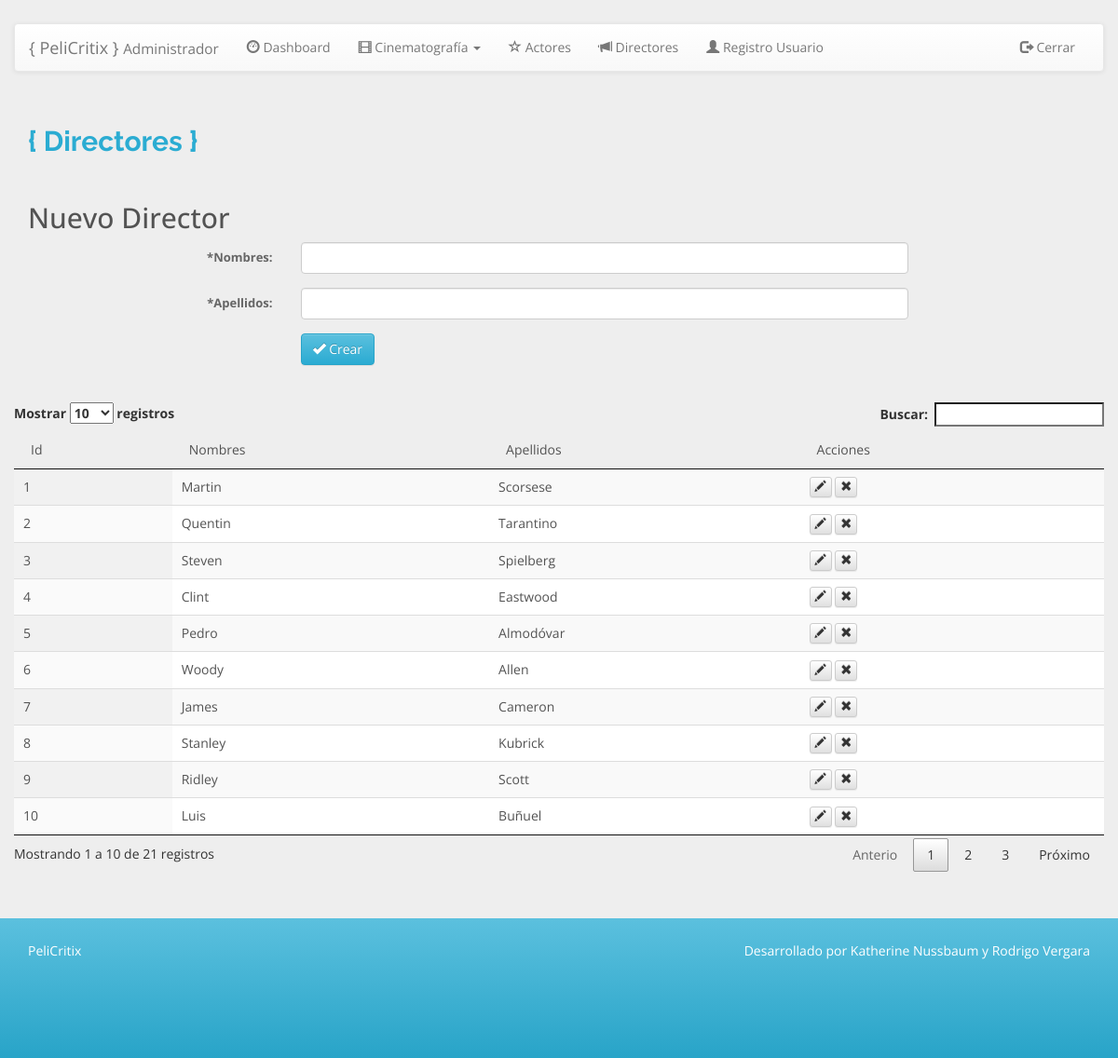
Screenshot of /vista/admin/directores.php with the database file from the repository.
### tables this page shows
CREATE TABLE `directores` (
  `director_id` int(10) NOT NULL,
  `nombre` varchar(100) NOT NULL,
  `apellido` varchar(100) NOT NULL
);

### dao/ConexionClass.php (called while the page is built, shortened)
<?php
class Conexion{
	private $host		= "localhost";
	private $user		= "pelicritix";
	private $pass		= "pelicritix123";
	private $database	= "pelicritix";
	private $conn 		= "";
	function __construct(){
		$this->conn = new mysqli($this->host, $this->user, $this->pass, $this->database);
		$this->conn->set_charset("utf8");
	}
	public function select($query){
		$resultado = $this->conn->query($query);
		return $resultado;
	}
}
?>

### dao/DirectorDAO.php (called while the page is built, shortened)
<?php
require_once('ConexionClass.php');
require_once('/../entidades/DirectorClass.php');
class DirectorDAO{
	private $conn;
	function __construct($conn){
		$this->conn = $conn;
	}
	public function listar()
		{
			$sql = "SELECT director_id, nombre, apellido FROM directores ORDER BY nombre ASC";
			$this->conn->abrirConexion();
			$resultado 	= $this->conn->select($sql);
			$directores = array();
			while( $fila = $resultado->fetch_array() ) {
				$director = new Director();
				$director->setDirectorId($fila['director_id']);
				$director->setNombre($fila['nombre']);
				$director->setApellido($fila['apellido']);
				$directores[] = $director;
			}
			$this->conn->cerrarConexion();
			return $directores;
		}
}
?>

### entidades/DirectorClass.php (called while the page is built)
<?php
class Director{
	private $directorId;
	private $nombre;
	private $apellido;
	function __construct(){
		$this->directorId = "";
		$this->nombre = "";
		$this->apellido = "";
	}
	public function getDirectorId(){
		return $this->directorId;
	}
	public function getNombre(){
		return $this->nombre;
	}
	public function getApellido(){
		return $this->apellido;
	}
	public function setDirectorId($directorId){
		$this->directorId = $directorId;
	}
	public function setNombre($nombre){
		$this->nombre = $nombre;
	}
	public function setApellido($apellido){
		$this->apellido = $apellido;
	}
}
?>

### controlador/DirectorControlClass.php (the view, shortened to what this page needs)
<?php
require_once('/../entidades/DirectorClass.php');
require_once('/../dao/DirectorDAO.php');
require_once('/../dao/ConexionClass.php');
class DirectorControl{
	private $daoDirector;
	function __construct(){
		$this->conexion 	= new Conexion();
		$this->daoDirector 	= new DirectorDAO($this->conexion);
	}
	public function listarDirectores() {
		$directores = $this->daoDirector->listar();
		foreach ($directores as $director){
			echo '<tr><td>'.$director->getDirectorId().'</td>';
			echo '<td>'.$director->getNombre().'</td>';
			echo '<td>'.$director->getApellido().'</td>';
			echo '<td>';
			echo '<button
					name="operacion"
					value="modificar"
					id="'.$director->getDirectorId().'"
					onClick="modificar('.$director->getDirectorId().');"
					class="btn btn-default btn-xs modificar_usuario"
					><span class="glyphicon glyphicon-pencil"></span>
				</button>
				<button
					name="operacion"
					value="eliminar"
					id="'.$director->getDirectorId().'"
					onClick="eliminar('.$director->getDirectorId().');"
					class="btn btn-default btn-xs eliminar_usuario"
					><span class="glyphicon glyphicon-remove" ></span>
				</button></td></tr>';
		}
	}
}
?>

### vista/css/style.css (style rules this page uses)
html, body { height: 100%; }
body { font-family: 'Open Sans', sans-serif; margin-top: 25px; background-color: #EEE; color: #535353; }
form, button { font-weight:300; font-size:13px; color:#666; }

### vista/css/datatables.css (style rules this page uses)
table.dataTable tbody tr { background-color: #ffffff; }
table.dataTable tbody th, table.dataTable tbody td { padding: 8px 10px; }
table.dataTable.row-border tbody th, table.dataTable.row-border tbody td, table.dataTable.display tbody th, table.dataTable.display tbody td { border-top: 1px solid #ddd; }
table.dataTable.row-border tbody tr:first-child th, table.dataTable.row-border tbody tr:first-child td, table.dataTable.display tbody tr:first-child th, table.dataTable.display tbody tr:first-child td { border-top: none; }
table.dataTable.stripe tbody tr.odd, table.dataTable.display tbody tr.odd { background-color: #f9f9f9; }
table.dataTable.order-column tbody tr > .sorting_1, table.dataTable.order-column tbody tr > .sorting_2, table.dataTable.order-column tbody tr > .sorting_3, table.dataTable.display tbody tr > .sorting_1, table.dataTable.display tbody tr > .sorting_2, table.dataTable.display tbody tr > .sorting_3 { background-color: #fafafa; }
table.dataTable.display tbody tr.odd > .sorting_1, table.dataTable.order-column.stripe tbody tr.odd > .sorting_1 { background-color: #f1f1f1; }
table.dataTable.display tbody tr.even > .sorting_1, table.dataTable.order-column.stripe tbody tr.even > .sorting_1 { background-color: #fafafa; }
table.dataTable, table.dataTable th, table.dataTable td { -webkit-box-sizing: content-box; box-sizing: content-box; }

### rows the page displays
directores: director_id "4", nombre "Clint", apellido "Eastwood"
directores: director_id "7", nombre "James", apellido "Cameron"
directores: director_id "10", nombre "Luis", apellido "Buñuel"
directores: director_id "1", nombre "Martin", apellido "Scorsese"
directores: director_id "5", nombre "Pedro", apellido "Almodóvar"
directores: director_id "2", nombre "Quentin", apellido "Tarantino"
directores: director_id "9", nombre "Ridley", apellido "Scott"
directores: director_id "8", nombre "Stanley", apellido "Kubrick"
directores: director_id "3", nombre "Steven", apellido "Spielberg"
directores: director_id "6", nombre "Woody", apellido "Allen"
